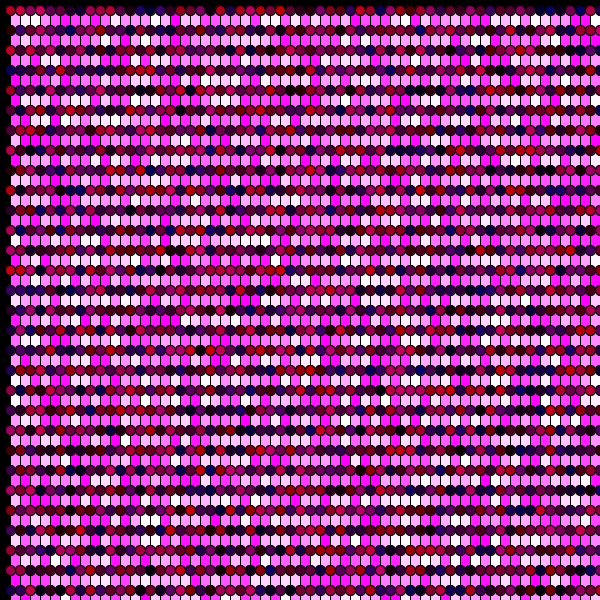
Frame 1 (no input)
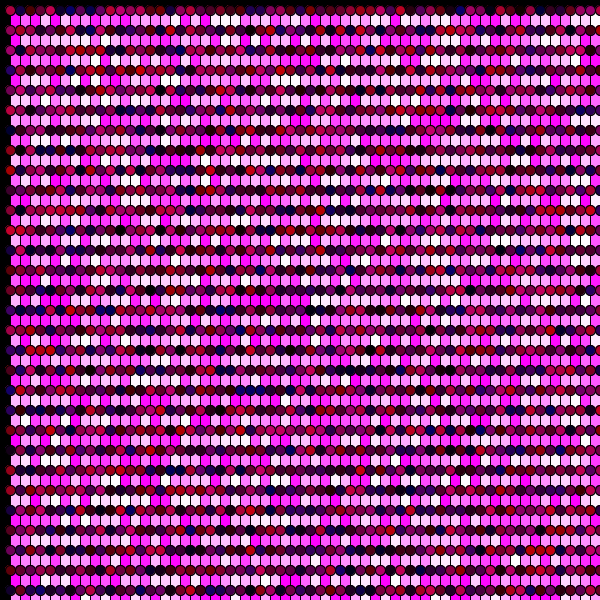
Frame 60 (the mouse pressed at the canvas centre just before this capture)
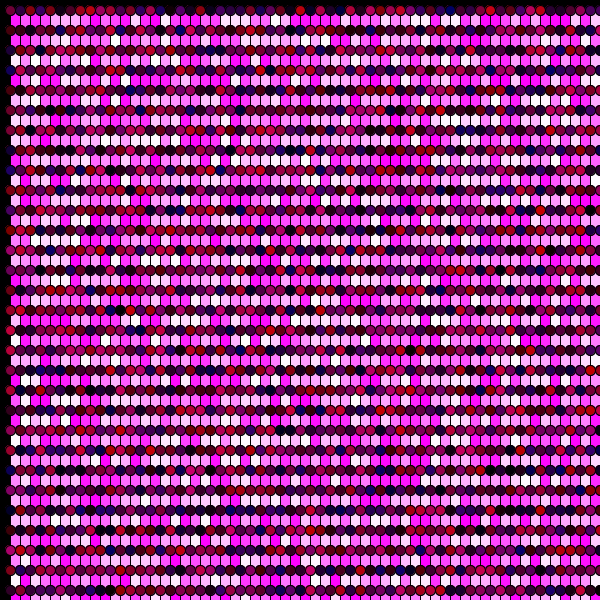
Frame 120 (the mouse held since frame 60 and released just before this capture)

The Processing sketch that drew these frames (run headless with seeded random() and noise(); from frame 60 on, the mouse is pressed at the canvas centre):

// Processing sketch: processing_20610
// ── processing_20610.pde

void setup () {

size (600, 600);
background (0);
smooth();

}

void draw () {

//use a mouse press to run the program

//if (mousePressed) {

//use two for loops to fill the pattern
for (int x = 10; x<width+50; x +=10) {

for (int y = 10; y<height+50; y+=20) {
fill (255, random(255),255);//set a random color
rect (x, y, 20,20);
fill (random(200), random(50), random(109));
ellipse (x,y,10,10);
fill (random(200), random(0), random(109));
ellipse (x,y,10,10);
//stroke (random(230,4), random(120,100), random(130,60));
//line (x,y,20,40);
//}
}

}

}
